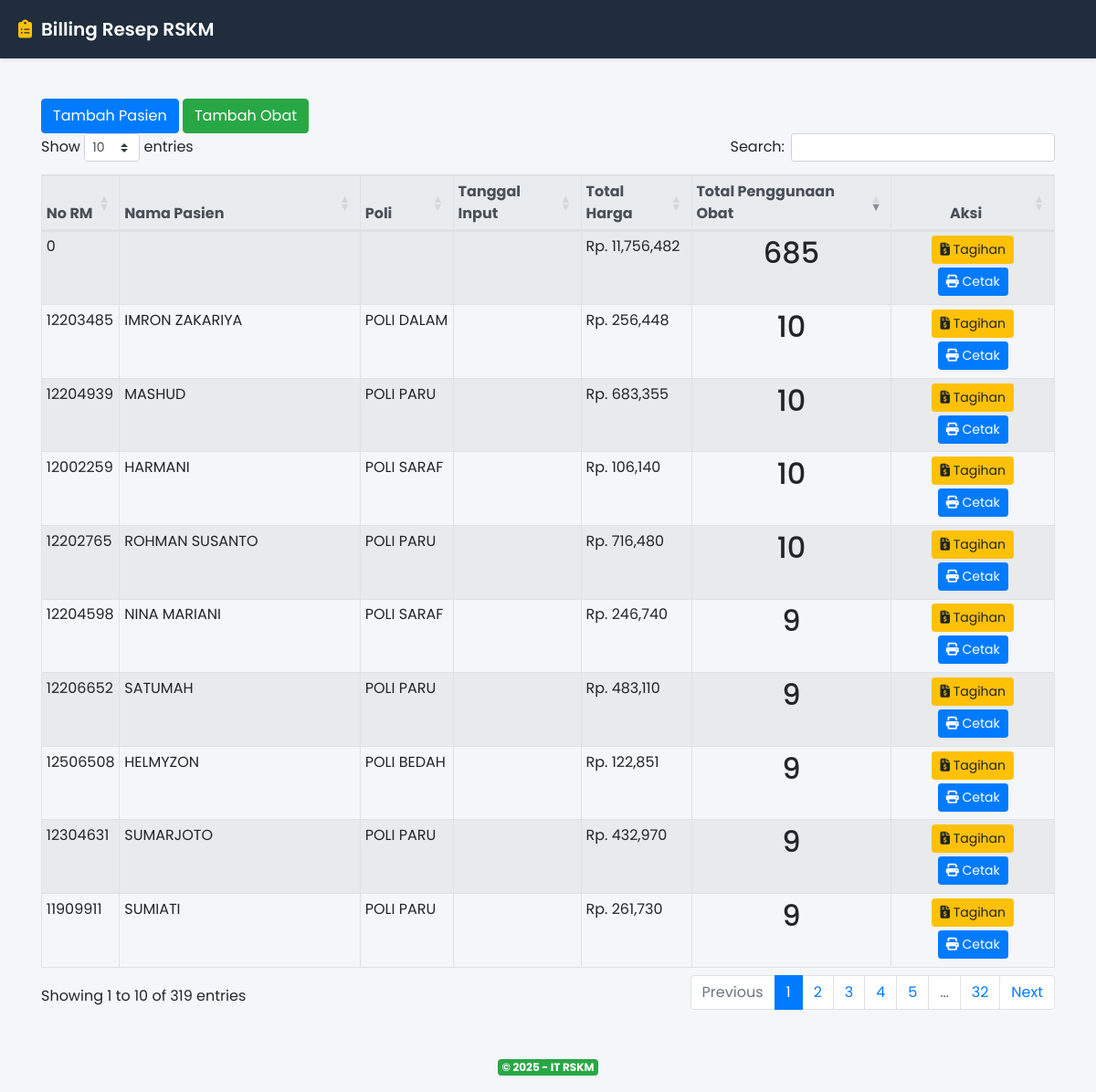
The app's page /, older data.
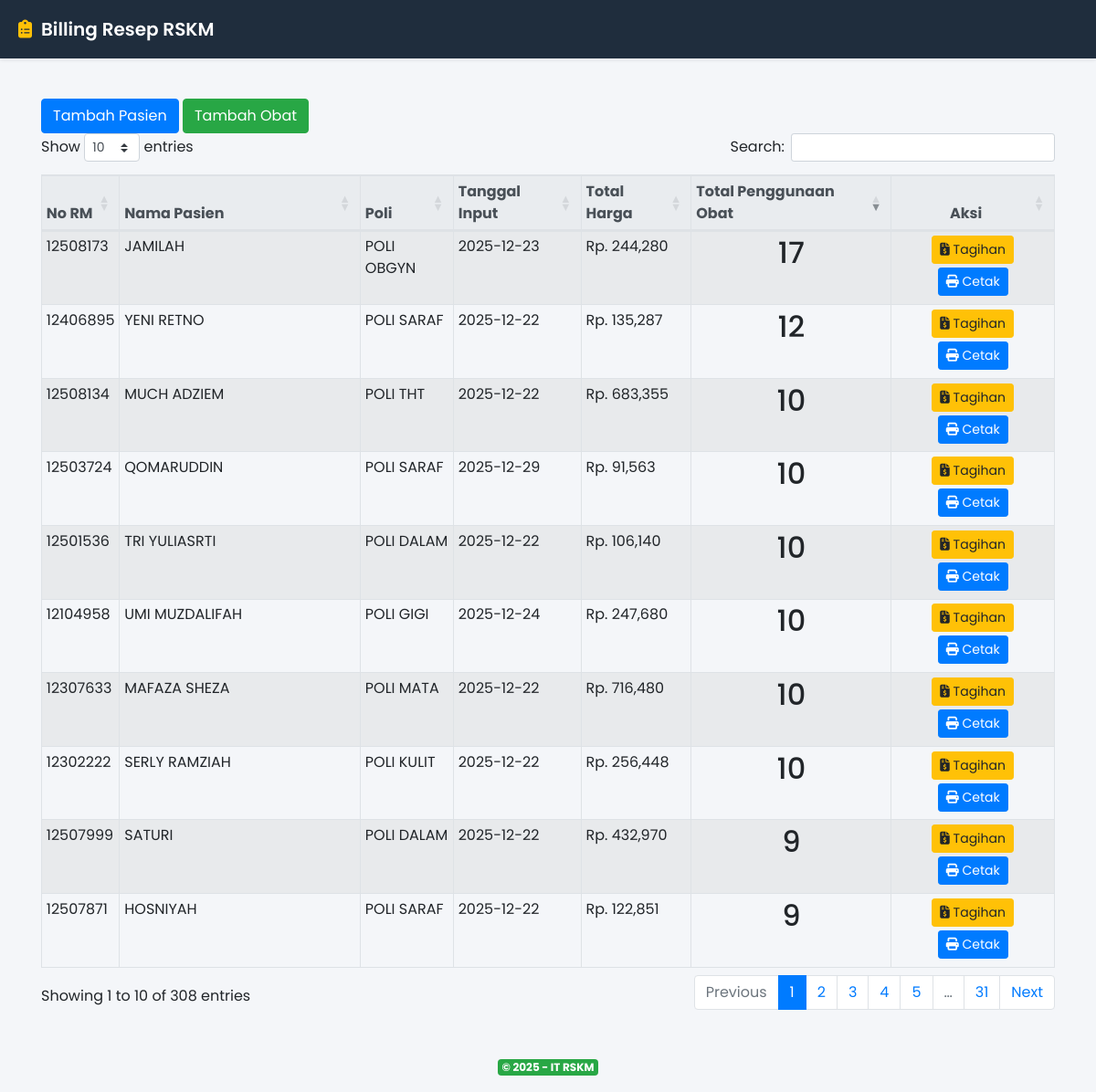
The same page, newer data.
### tables this page shows
CREATE TABLE `pasien` (
  `id` int(11) NOT NULL,
  `no_rm` int(11) DEFAULT NULL,
  `no_sep` varchar(512) DEFAULT NULL,
  `nama_pasien` varchar(512) DEFAULT NULL,
  `asal_poli` varchar(512) DEFAULT NULL,
  `tanggal` date DEFAULT NULL
);

### application/controllers/Resep.php (called while the page is built, shortened)
<?php
class Resep extends CI_Controller {
    public function __construct() {
        $this->load->model(['Pasien_model', 'Obat_model', 'Resep_model']);
    }
    public function index() {
        $keyword = $this->input->get('keyword');
        $poli = $this->input->get('poli');
        $tanggal = $this->input->get('tanggal');
        $data['resep'] = $this->Resep_model->get_filtered($keyword, $poli, $tanggal);
        $data['title'] = 'Data Resep Pasien';
        $this->load->view('templates/header', $data);
        $this->load->view('resep/index', $data);
        $this->load->view('templates/footer');
    }
}

### index.php (called while the page is built, shortened)
<?php
require_once BASEPATH.'core/CodeIgniter.php';

### application/models/Resep_model.php (called while the page is built, shortened)
<?php
class Resep_model extends CI_Model {
    public function get_filtered($keyword = '', $poli = '', $tanggal = '') {
        return $this->db->query("SELECT
                        *,
                        (
                            SELECT
                                SUM(resep.jumlah * (SELECT obat.harga FROM obat WHERE obat.id = resep.obat_id)) as total
                            FROM resep WHERE resep.pasien_id = pasien.id
                        ) total_harga,
                        (
                            SELECT
                                COUNT(resep.pasien_id)
                            FROM resep
                            WHERE resep.pasien_id = pasien.id
                        ) jml_penggunaan_obat,
                        (
                            SELECT
                                resep.tanggal_input tanggal_input
                            FROM resep
                            WHERE resep.pasien_id = pasien.id
                            GROUP by resep.pasien_id
                        ) tanggal_input,
                        pasien.id pasien_id
                    FROM `pasien`
                    ORDER BY jml_penggunaan_obat  DESC")
            ->result();
    }
}

### application/views/resep/index.php (the view, shortened to what this page needs)
<button type="button" class="btn btn-primary" data-toggle="modal" data-target="#modalTambahPasien">
  Tambah Pasien
</button>
<a type="button" class="btn btn-success" href="obat">
Tambah Obat
</a>
<table id="tabelResep" class="table table-bordered table-hover table-sm table-striped">
    <thead class="thead-light">
        <tr>
            <th>No RM</th>
            <th>Nama Pasien</th>
            <th>Poli</th>
            <th>Tanggal Input</th>
            <th>Total Harga</th>
            <th>Total Penggunaan Obat</th>
            <th class="text-center">Aksi</th>
        </tr>
    </thead>
    <tbody>
        <?php foreach ($resep as $r): ?>
            <tr>
                <td><?= $r->no_rm ?></td>
                <td><?= $r->nama_pasien ?></td>
                <td><?= $r->asal_poli ?></td>
                <td><?= $r->tanggal_input ?></td>
                <td>Rp. <?= number_format($r->total_harga, 0) ?></td>
                <td><center><h2><?= $r->jml_penggunaan_obat ?></h2></center></td>
                <td class="text-center">
                    <a href="<?= site_url('resep/tagihan/' . $r->pasien_id) ?>" class="btn btn-sm btn-warning mb-1">
                        <i class="fas fa-file-invoice-dollar"></i> Tagihan
                    </a>
                    <a href="<?= site_url('resep/cetak/' . $r->pasien_id) ?>" target="_blank" class="btn btn-sm btn-primary mb-1">
                        <i class="fas fa-print"></i> Cetak
                    </a>
                </td>
            </tr>
        <?php endforeach ?>
    </tbody>
</table>

### application/views/templates/header.php (shortened to what this page needs)
<!DOCTYPE html>
<html>
<head>
    <link rel="stylesheet" href="https://maxcdn.bootstrapcdn.com/bootstrap/4.5.2/css/bootstrap.min.css">
    <link rel="stylesheet" href="https://cdn.datatables.net/1.13.6/css/dataTables.bootstrap4.min.css">
    <link rel="stylesheet" href="https://cdnjs.cloudflare.com/ajax/libs/font-awesome/6.5.0/css/all.min.css">
    <link href="https://cdn.jsdelivr.net/npm/select2@4.1.0-rc.0/dist/css/select2.min.css" rel="stylesheet" />
</head>
<body>
    <nav class="navbar navbar-expand-lg">
        <a class="navbar-brand" href="#">
            <i class="fas fa-clipboard-list"></i> Billing Resep RSKM
        </a>
    </nav>
    <div class="container mt-4">

Row changes from the older to the newer data that the page shows:
no longer on this page (row edited): pasien: no_rm "0", total_harga "11,756,482", jml_penggunaan_obat "685"
no longer on this page (row edited): pasien: no_rm "12203485", nama_pasien "IMRON ZAKARIYA", asal_poli "POLI DALAM", total_harga "256,448", jml_penggunaan_obat "10"
no longer on this page (row edited): pasien: no_rm "12204939", nama_pasien "MASHUD", asal_poli "POLI PARU", total_harga "683,355", jml_penggunaan_obat "10"
no longer on this page (row edited): pasien: no_rm "12002259", nama_pasien "HARMANI", asal_poli "POLI SARAF", total_harga "106,140", jml_penggunaan_obat "10"
no longer on this page (row edited): pasien: no_rm "12202765", nama_pasien "ROHMAN SUSANTO", asal_poli "POLI PARU", total_harga "716,480", jml_penggunaan_obat "10"
no longer on this page (row edited): pasien: no_rm "12204598", nama_pasien "NINA MARIANI", asal_poli "POLI SARAF", total_harga "246,740", jml_penggunaan_obat "9"
no longer on this page (row edited): pasien: no_rm "12506508", nama_pasien "HELMYZON", asal_poli "POLI BEDAH", total_harga "122,851", jml_penggunaan_obat "9"
no longer on this page (row edited): pasien: no_rm "12304631", nama_pasien "SUMARJOTO", asal_poli "POLI PARU", total_harga "432,970", jml_penggunaan_obat "9"
no longer on this page (row edited): pasien: no_rm "11909911", nama_pasien "SUMIATI", asal_poli "POLI PARU", total_harga "261,730", jml_penggunaan_obat "9"
now on this page (row edited): pasien: no_rm "12508173", nama_pasien "JAMILAH", asal_poli "POLI OBGYN", tanggal_input "2025-12-23", total_harga "244,280", jml_penggunaan_obat "17"
now on this page (row edited): pasien: no_rm "12406895", nama_pasien "YENI RETNO", asal_poli "POLI SARAF", tanggal_input "2025-12-22", total_harga "135,287", jml_penggunaan_obat "12"
now on this page (row edited): pasien: no_rm "12508134", nama_pasien "MUCH ADZIEM", asal_poli "POLI THT", tanggal_input "2025-12-22", total_harga "683,355", jml_penggunaan_obat "10"
now on this page (row edited): pasien: no_rm "12503724", nama_pasien "QOMARUDDIN", asal_poli "POLI SARAF", tanggal_input "2025-12-29", total_harga "91,563", jml_penggunaan_obat "10"
now on this page (row edited): pasien: no_rm "12501536", nama_pasien "TRI YULIASRTI", asal_poli "POLI DALAM", tanggal_input "2025-12-22", total_harga "106,140", jml_penggunaan_obat "10"
now on this page (row edited): pasien: no_rm "12104958", nama_pasien "UMI MUZDALIFAH", asal_poli "POLI GIGI", tanggal_input "2025-12-24", total_harga "247,680", jml_penggunaan_obat "10"
now on this page (row edited): pasien: no_rm "12307633", nama_pasien "MAFAZA SHEZA", asal_poli "POLI MATA", tanggal_input "2025-12-22", total_harga "716,480", jml_penggunaan_obat "10"
now on this page (row edited): pasien: no_rm "12302222", nama_pasien "SERLY RAMZIAH", asal_poli "POLI KULIT", tanggal_input "2025-12-22", total_harga "256,448", jml_penggunaan_obat "10"
now on this page (row edited): pasien: no_rm "12507999", nama_pasien "SATURI", asal_poli "POLI DALAM", tanggal_input "2025-12-22", total_harga "432,970", jml_penggunaan_obat "9"
changed pasien: no_rm "12206652" → "12507871"; nama_pasien "SATUMAH" → "HOSNIYAH"; asal_poli "POLI PARU" → "POLI SARAF"; tanggal_input (not shown) → "2025-12-22"; total_harga "483,110" → "122,851"
Text that changed along with them:
text written by a page script: "Show entries Search: Showing 1 to 10 of 319 entries Previous 1 2 3 4 5 … 32 Next" → "Show entries Search: Showing 1 to 10 of 308 entries Previous 1 2 3 4 5 … 31 Next"
